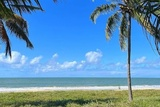
#> input picture input/imagem.jpg, 160 x 107 px, shrunk from 750 x 500 before the run
$ python main.py
#> lines starting #> are read from the running program, lines starting #| are printed output that depends on the picture
import os
import sys
import numpy as np
import cv2
import matplotlib.pyplot as plt
from sklearn.cluster import KMeans

OUTPUT_DIR = "output"  # diretório para salvar resultados
RANDOM_STATE = 42  # semente para reprodutibilidade


def load_and_convert(path: str):
    bgr = cv2.imread(path)
    if bgr is None:
        sys.exit(f"[ERRO] Imagem não encontrada: {path}")

    rgb = cv2.cvtColor(bgr, cv2.COLOR_BGR2RGB)
    hsv = cv2.cvtColor(bgr, cv2.COLOR_BGR2HSV)
    return rgb, hsv


def extract_hue(hsv: np.ndarray) -> np.ndarray:
    h = hsv[:, :, 0].astype(np.float32) / 179.0  # normaliza para [0, 1] no OpenCV
    s = hsv[:, :, 1].astype(np.float32) / 255.0
    v = hsv[:, :, 2].astype(np.float32) / 255.0

    hsv_normalized = np.dstack([h, s, v]).reshape(-1, 3)
    return hsv_normalized


def run_kmeans_elbow(
    hsv_features: np.ndarray, k_range: range, original_shape: tuple
) -> dict:
    results = {}

    for k in k_range:
        km = KMeans(n_clusters=k, random_state=RANDOM_STATE, n_init="auto")
        km.fit(hsv_features)
        labels_2d = km.labels_.reshape(original_shape[:2])
        results[k] = (km.inertia_, labels_2d)

    return results


def reconstruct_image_mean_rgb(
    rgb: np.ndarray, labels_2d: np.ndarray, k: int
) -> np.ndarray:
    pixels = rgb.reshape(-1, 3)
    labels_1d = labels_2d.flatten()

    new_pixels = np.zeros_like(pixels)

    for c in range(k):
        mask = labels_1d == c

        if np.any(mask):
            mean_color = pixels[mask].mean(axis=0)
            new_pixels[mask] = mean_color

    return new_pixels.reshape(rgb.shape)


def plot_elbow(k_range: range, results: dict, out_path: str):
    ks = list(k_range)
    inertias = [results[k][0] for k in ks]

    plt.figure(figsize=(8, 4))
    plt.plot(ks, inertias, marker="o", linewidth=2, color="steelblue")
    plt.title("Gráfico do Cotovelo — Baseado no Canal H (Hue)", fontsize=14)
    plt.xlabel("Número de clusters (K)")
    plt.ylabel("Inertia (WCSS)")
    plt.xticks(ks)
    plt.grid(True, linestyle="--", alpha=0.5)
    plt.tight_layout()
    plt.savefig(out_path, dpi=150)
    plt.close()


def main():
    os.makedirs(OUTPUT_DIR, exist_ok=True)

    rgb, hsv = load_and_convert("input/imagem.jpg")
#> in load_and_convert, bgr is the input picture: shape (107, 160, 3); mean B, G, R 183.7, 145, 94.4
#> in load_and_convert, `hsv = cv2.cvtColor(bgr, cv2.COLOR_BGR2HSV)`: hsv: shape (107, 160, 3); mean H, S, V 89.1, 132.7, 193.5

    hsv_features = extract_hue(hsv)
#> in extract_hue, `h = hsv[:, :, 0].astype(np.float32) / 179.0`:
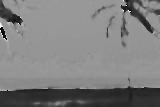
#> h: shape (107, 160) float32; min 0, max 0.989, mean 0.498
#> in extract_hue, `s = hsv[:, :, 1].astype(np.float32) / 255.0`:
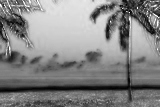
#> s: shape (107, 160) float32; min 0, max 1, mean 0.52
#> in extract_hue, `v = hsv[:, :, 2].astype(np.float32) / 255.0`:
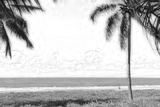
#> v: shape (107, 160) float32; min 0.00784, max 1, mean 0.759

    k_range = range(2, 51)
    results = run_kmeans_elbow(hsv_features, k_range, rgb.shape)
#> after the loop in run_kmeans_elbow, `for k in k_range:`: results = 49 items
#> results = 49 items

    elbow_path = os.path.join(OUTPUT_DIR, "grafico.png")
    plot_elbow(k_range, results, elbow_path)
#> in plot_elbow, `inertias = [results[k][0] for k in ks]`: inertias = 49 values, max 1120.4 at index 0, min 50.12 at index 48, mean 166.5
#> in plot_elbow, `plt.savefig(out_path, dpi=150)`:
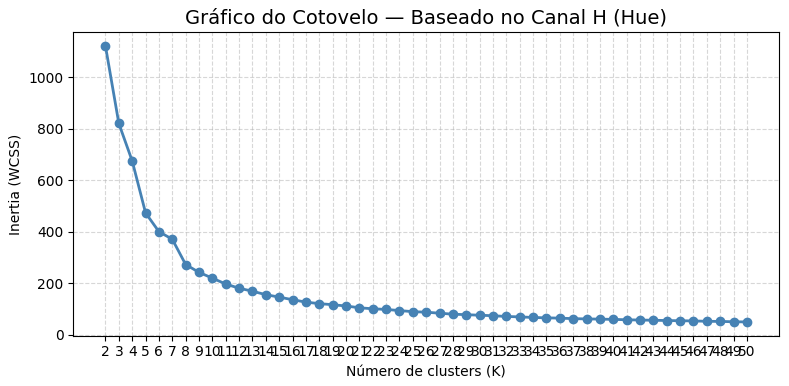
#> figure drawn by matplotlib, 1 panel; curve peaks at x = 2, y = 1120.4

    for k, (_, labels_2d) in results.items():
        img_simplified = reconstruct_image_mean_rgb(rgb, labels_2d, k)
        fname = os.path.join(OUTPUT_DIR, f"kmeans_k{k:02d}.png")
        cv2.imwrite(fname, cv2.cvtColor(img_simplified, cv2.COLOR_RGB2BGR))
#> this loop made 49 passes
#> pass 1, in main, `img_simplified = reconstruct_image_mean_rgb(rgb, labels_2d, k)`:
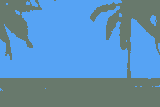
#> img_simplified: shape (107, 160, 3); mean R, G, B 94, 144.2, 183.2
#> pass 2, in main, `img_simplified = reconstruct_image_mean_rgb(rgb, labels_2d, k)`:
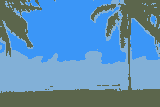
#> img_simplified: shape (107, 160, 3); mean R, G, B 94.1, 144.4, 183.2
#> after the loop:
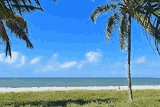
#> img_simplified: shape (107, 160, 3); mean R, G, B 93.9, 144.6, 183.2


if __name__ == "__main__":
    main()
